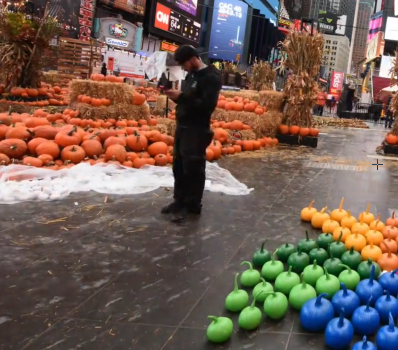
#> input picture images/t1_1.png, 398 x 350 px
$ python t1.py
#> lines starting #> are read from the running program, lines starting #| are printed output that depends on the picture
#> further down, img1 is the input picture: shape (350, 398, 3); mean B, G, R 83.2, 93.9, 113.9
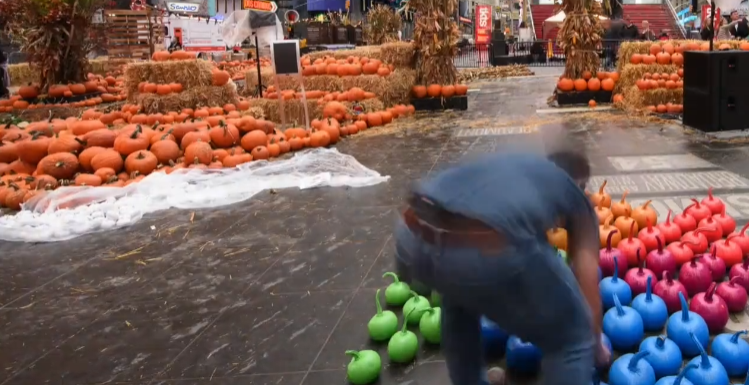
#> input picture images/t1_2.png, 749 x 385 px
#> further down, img2 is the input picture: shape (385, 749, 3); mean B, G, R 85, 91.1, 117.7
#Only add your code inside the function (including newly improted packages)
# You can design a new function and call the new function in the given functions.
# Not following the project guidelines will result in a 10% reduction in grades

import cv2
import numpy as np
# import matplotlib.pyplot as plt


def stitch_background(img1, img2, savepath=''):
    "The output image should be saved in the savepath."
#> called with savepath = 'task1.png'
    "Do NOT modify the code provided."

    detector = cv2.xfeatures2d.SIFT_create(910)
    key_pt_1, descrip_1 = detector.detectAndCompute(img1, None)
#> key_pt_1 = 911 keypoints; strongest (x, y, size): (178, 27, 1.9), (162, 17, 10.5), (179, 74, 9.3), (377, 62, 5.8)
    key_pt_2, descrip_2 = detector.detectAndCompute(img2, None)
#> key_pt_2 = 911 keypoints; strongest (x, y, size): (321, 18, 4.7), (560, 17, 7.5), (736, 26, 2.2), (715, 19, 1.8)
    c = 0

    indexdes_1 = []
    indexdes_2 = []

    i=0
    while(i<len(descrip_1)):
        j=0
        while(j<len(descrip_2)):
            discrip = np.sqrt(sum(np.square(descrip_1[i] - descrip_2[j])))
            if discrip >= 100:
                pass
            else:
                c = c + 1
                indexdes_1.append(i)
                indexdes_2.append(j)
            j+=1
        i+=1
#> after the loop, c = 49; i = 911; indexdes_1 = 49 values from 44 to 835; indexdes_2 = 49 values, max 862 at index 44, min 45 at index 34, mean 415.2

    keypt1_1 = []
    keypt2_2 = []

    keypt1_l = []
    keypt2_l = []

    i=0
    while(i<len(indexdes_1)):
        keypt1_l.append(key_pt_1[indexdes_1[i]].pt)
        keypt1_1.append(key_pt_1[indexdes_1[i]])
        i+=1
#> this loop made 49 passes
#> after the loop, i = 49; keypt1_1 = 49 keypoints; strongest (x, y, size): (76, 203, 2.1), (70, 134, 3), (233, 313, 9.3), (44, 164, 4.7); keypt1_l = 49 pairs, first value 10.37 to 382.2, second value 90.04 to 312.6

    k=0
    while(k<len(indexdes_2)):
        keypt2_l.append(key_pt_2[indexdes_2[k]].pt)
        keypt2_2.append(key_pt_2[indexdes_2[k]])
        k+=1
#> after the loop, k = 49; keypt2_2 = 49 keypoints; strongest (x, y, size): (153, 227, 2.7), (134, 136, 4), (379, 342, 12.6), (104, 181, 6.2); keypt2_l = 49 pairs, first value 59.09 to 555.9, second value 35.68 to 342.4

    sourcepoints = np.float32(keypt1_l).reshape(-1, 1, 2)
#> sourcepoints = 49 rows, first 8: [10.37, 162.2], [15.51, 162.6], [382.2, 151.5], [19.52, 178], [20.3, 142], [26.61, 141.5], [26.86, 158.5], [27.48, 138.6]
    destinationpoints = np.float32(keypt2_l).reshape(-1, 1, 2)
#> destinationpoints = 49 rows, first 8: [59.09, 184.5], [65.6, 184.4], [555.9, 102.8], [73.95, 203.6], [68.67, 156.3], [76.91, 154.4], [80.85, 176.6], [77.36, 150.7]

    homo, stat = cv2.findHomography(sourcepoints, destinationpoints, cv2.RANSAC, 5.0)
#> homo = [[1.31, 0.144, 20.94], [-0.184, 1.29, -25.39], [-2.69e-05, -8.64e-05, 1]]; stat = 49 values, max 1 at index 0, min 0 at index 46, mean 0.98
    distance = cv2.warpPerspective(img1, homo, ((img1.shape[1] + img2.shape[1]), img1.shape[0] + img2.shape[0]))
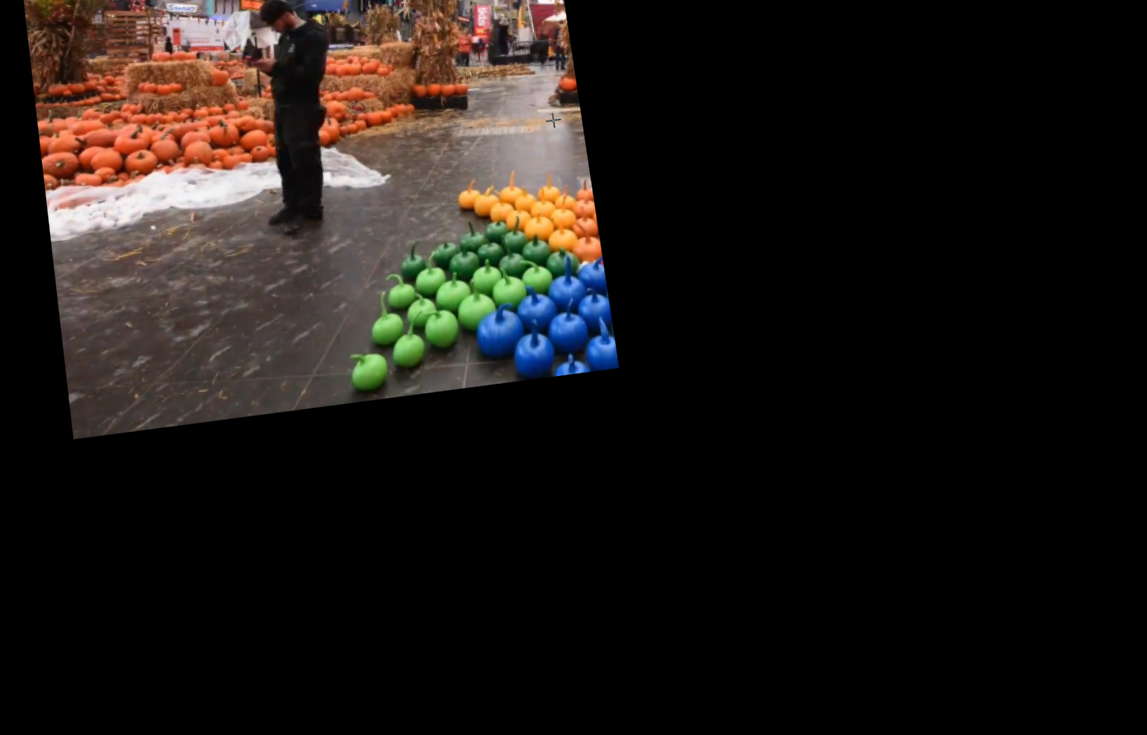
#> distance: shape (735, 1147, 3); mean B, G, R 21.3, 24.6, 30

    for i in range(0, img2.shape[0]):
        for k in range(0, img2.shape[1]):
            if np.sum(distance[i][k]) < 0:
                distance[i][k] = img2[i][k]
            else:
                if np.sum(distance[i][k]) < np.sum(img2[i][k]):
                    distance[i][k] = img2[i][k]
                else:
                    distance[i][k] = distance[i][k]
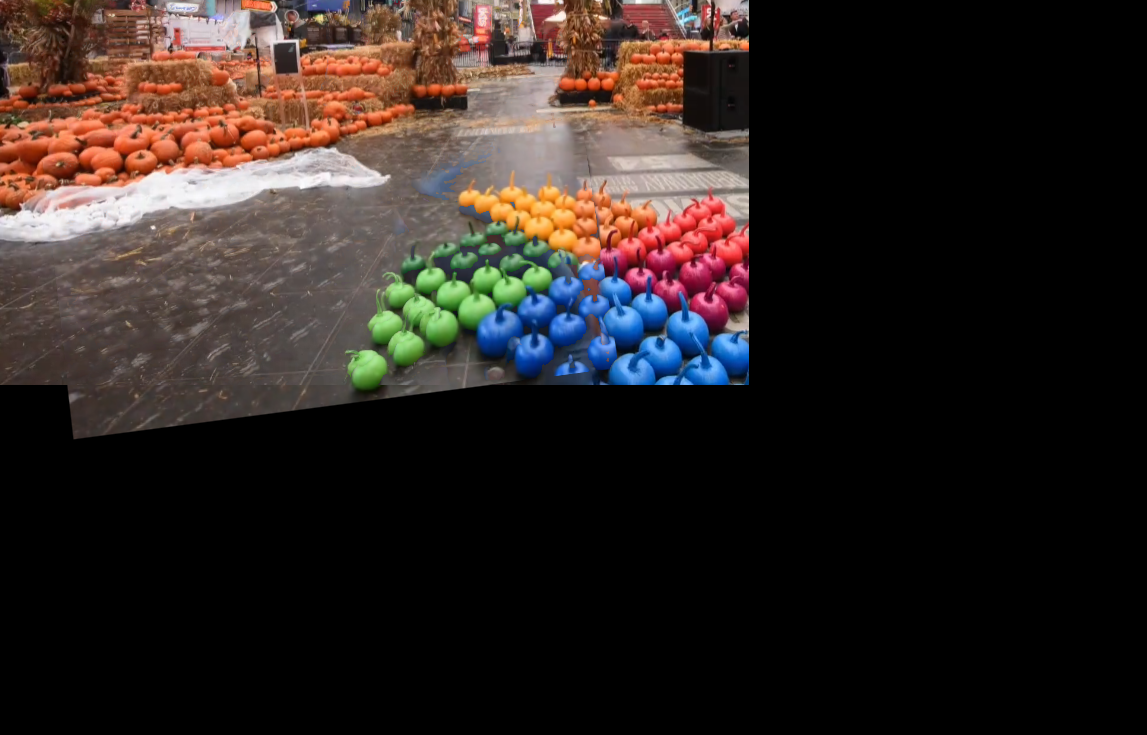
#> distance: shape (735, 1147, 3); mean B, G, R 32.5, 35.7, 44.7

    cv2.imwrite(savepath, distance)

    return
if __name__ == "__main__":
    img1 = cv2.imread('./images/t1_1.png')
    img2 = cv2.imread('./images/t1_2.png')
    savepath = 'task1.png'
    stitch_background(img1, img2, savepath=savepath)
